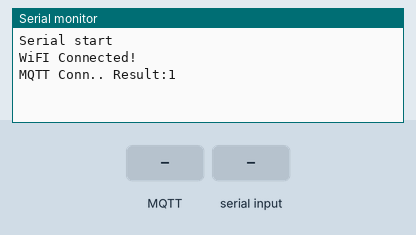
This sketch was run on a simulated ESP32. Parts: the last lines printed to the serial monitor. Inputs (shaded band) come from the test bench. WiFi joins after 1.5 s; servers stay silent unless stated; no MQTT or app messages arrive unless stated.

Above: at 2.7 s.
2.8 s: MQTT message "CHARGINGSTART" arrives on the first subscribed topic
At 3.3 s:
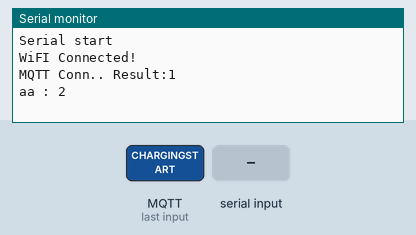
4.3 s: "MJU/CD4/CHARGING" received over the second serial link
At 5.5 s:
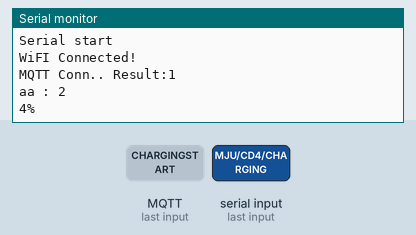
5.8 s: MQTT message "CHARGINGSTOP" arrives on the first subscribed topic
At 6.7 s:
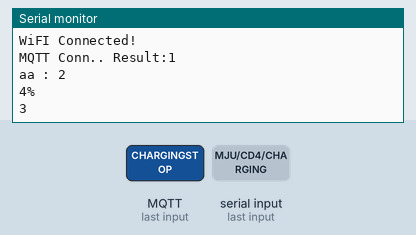
7.3 s: "READY2" received over the second serial link
At 8.7 s:
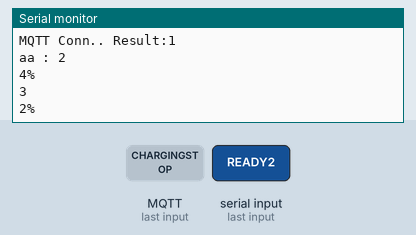

The sketch:

CAR_BAT_ESP_FINAL.ino
```cpp
#include <stdlib.h>
#include <WiFi.h>
#include <PubSubClient.h>
#include <Wire.h>


WiFiClient myTCPClient;
PubSubClient myMQTTClient;


int v = 0;
int a = 0;

char s1;
unsigned long int change;
void cbFunc(const char topic[],byte *data, unsigned int length){
  char str[80] = {0,};
  memcpy(str, data, length);

  if (strcmp(topic, "MJU/CD4/CHARGING") == 0) {
    if (strcmp(str, "READY2") == 0) {
    change = 1;
    }
    else if(strcmp(str, "FINISH")==0){
    change = 0;
    }
    else if(strcmp(str, "CHARGINGSTART")==0){
    change = 2;
    Serial.print("aa : ");
    Serial.println(change);
    Serial2.println(change);
    }
    else if(strcmp(str, "CHARGINGSTOP")==0){
    change = 3;
    Serial.println(change);
    Serial2.println(change);
    }
  }
    if (strcmp(topic, "MJU/CD4/CHARGING/CAR") == 0) {

    if (strcmp(str, "PutConnector") == 0) { //차량 진입->해당위치로 이동 단계
        a = 0;
    }
  }
}

void setup() {
  Serial.begin(115200);
  //Serial1.begin(115200,SERIAL_8N1,2,4); //2번핀 RX
  //pinMode(33,INPUT);
  Serial1.begin(115200, SERIAL_8N1, 16, 4);   // 배터리 센싱
  Serial2.begin(115200, SERIAL_8N1, 13, 12);  // 릴레이 동작
  Serial.print("Serial start\n");
  WiFi.mode(WIFI_MODE_STA);
  WiFi.begin("MJU_WIFI","mjuwlan!");
  while(1)
  {
    if(WiFi.waitForConnectResult()==WL_CONNECTED){
      printf ("WiFI Connected!\r\n"); break;}

    else{printf("Something Wrong\r\n"); while(1) sleep(1);}
  }
  //Wire.begin(0x13);
  //Wire.onReceive(receiveEvent);

  myMQTTClient.setClient(myTCPClient);
  myMQTTClient.setServer("cheese.mju.ac.kr",30220);
  myMQTTClient.setCallback(cbFunc);
  int result = myMQTTClient.connect("CD4CARBBATESP");
  myMQTTClient.subscribe("MJU/CD4/CHARGING");
  myMQTTClient.subscribe("MJU/CD4/CHARGING/CAR");
  printf("MQTT Conn.. Result:%d\r\n",result);
}


void loop() {
  if(Serial1.available()){
    int sence = Serial1.parseInt();
    if(sence != 0){
      char s1[10];
      Serial.print(sence);
      Serial.println("%");
      snprintf(s1,sizeof(s1), "%d", sence);
      myMQTTClient.publish("MJU/CD4/CHARGING/PER",s1);
    }
  }
  myMQTTClient.loop();
  /*if(Serial1.available()>0){
    v = Serial1.parseInt();
    Serial.print(v);
    Serial.println("connect");
      a++;
      Serial.println(a);
  }*/
  //int signal = analogRead(33);
  //Serial.println(signal);

  if(a == 1){
    Serial.println("ss");
    myMQTTClient.publish("MJU/CD4/CHARGING","READY2");
    delay(300);
    myMQTTClient.publish("MJU/CD4/CHARGING/CAR","Success");
  }

  if(Serial.available()){
    int data = Serial.parseInt();
    if(data == 2) Serial2.print(data);
    else if(data == 3) Serial2.print(data);
  }
}

/*void receiveEvent(int parameter){
  while(Wire.available()){

    if(change == 0){Serial.print("not ready");}
    else if(change == 2){
      Serial.print("START -> ");
     // Serial2.println(47);
    }
        int a = Wire.read();
    char s1[10];
    Serial.print(a);
    Serial.println("%");
    snprintf(s1,sizeof(s1), "%d", a);
    myMQTTClient.publish("MJU/CD4/CHARGING/PER",s1);
  }
}*/
```

Measured:
- after the input at 2.8 s, the serial monitor: prints a new line at once (image 1)
- after the input at 4.3 s, the serial monitor: prints a new line at once (image 2)
- after the input at 5.8 s, the serial monitor: prints a new line at once (image 3)
- after the input at 7.3 s, the serial monitor: prints a new line after 1.0 s (image 4)
